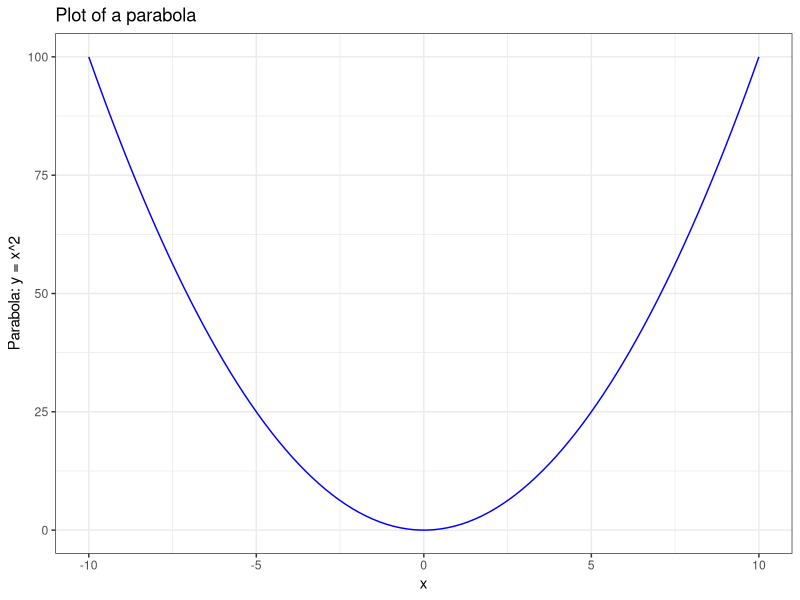
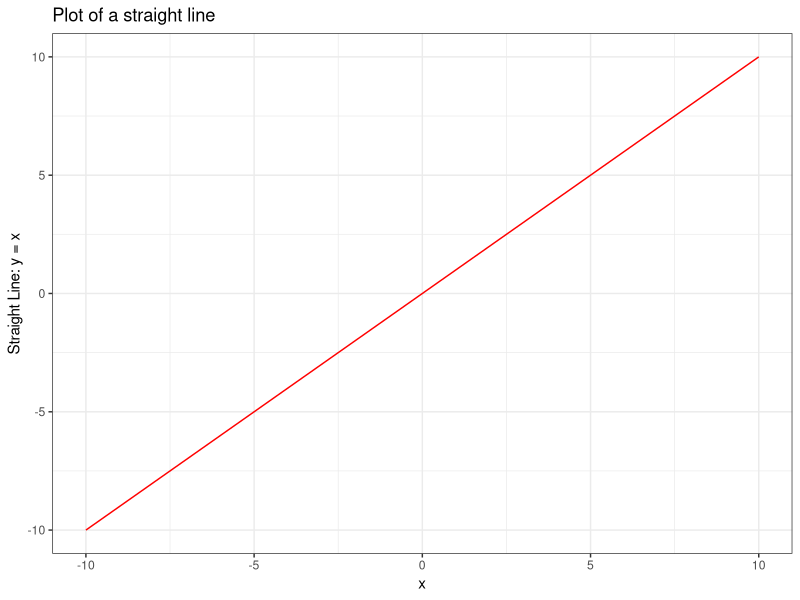
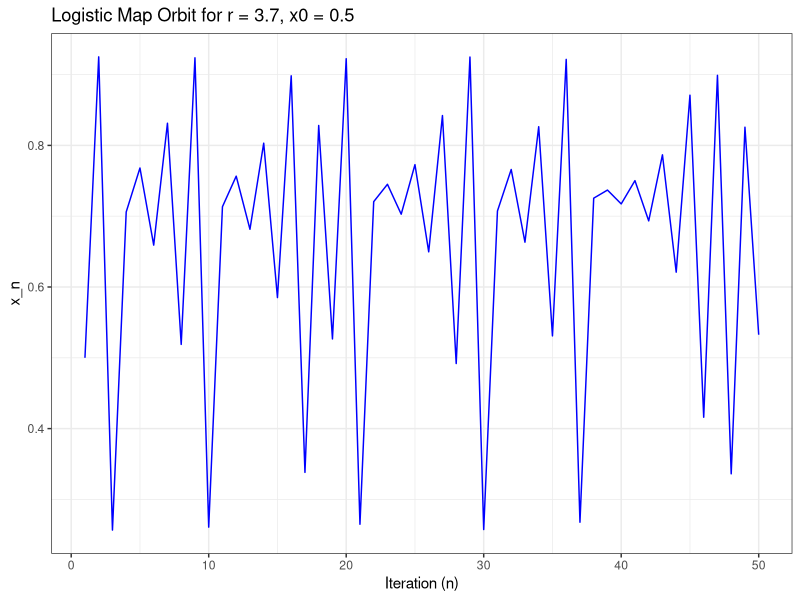
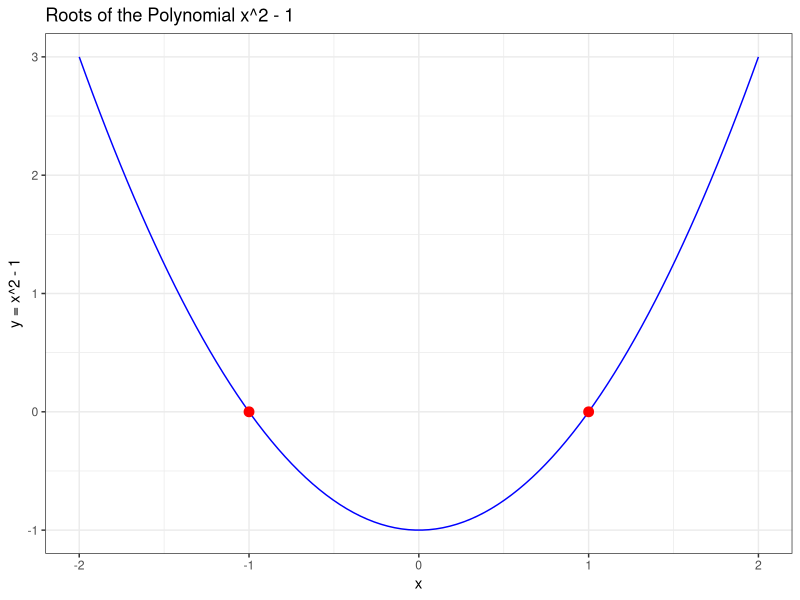
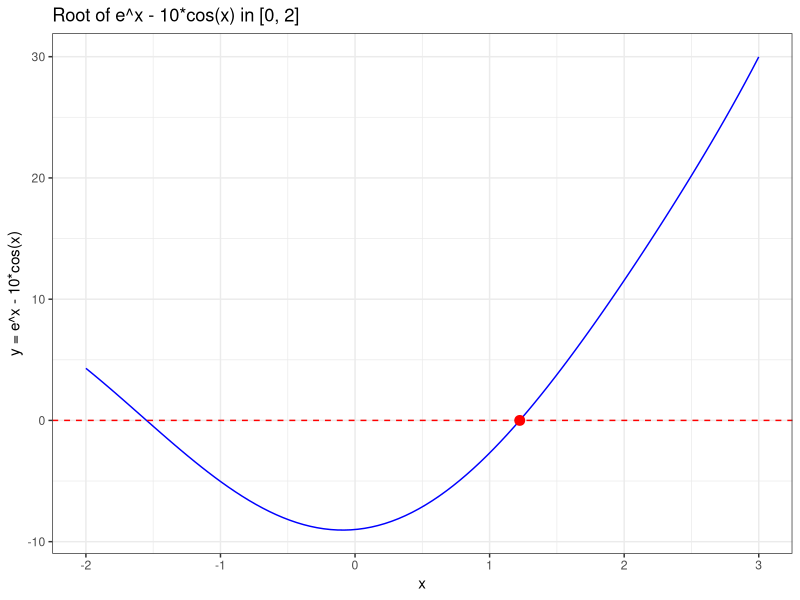

Here is the R script that generated these plots, in order:
## ---- chunk 1
   library(ggplot2)
## ---- chunk 2
   my_vector <- c(1, 2, 3, 4, 5)
   my_matrix <- matrix(1:9, nrow=3)
   my_data_frame <- data.frame(Name = c("Alice", "Bob"), Age = c(25, 30))
## ---- chunk 3
   parabola <- function(x) {
     return(x^2)
   }
## ---- chunk 4
   straight_line <- function(x, m=1, b=0) {
     return(m * x + b)
   }
## ---- chunk 5
   x_values <- seq(-10, 10, length.out = 100)
  datafr_parabola <- data.frame(x = x_values, y = parabola(x_values))
  datafr_line <- data.frame(x = x_values, y = straight_line(x_values, m=1, b=0))
   
   # Parabola plot
   ggplot(data = datafr_parabola, aes(x = x, y = y)) +
     geom_line(color = "blue") +
     xlab("x") +
     ylab("Parabola: y = x^2") +
     ggtitle("Plot of a parabola") +
     theme_bw()
   
   # Straight line plot
   ggplot(data = datafr_line, aes(x = x, y = y)) +
     geom_line(color = "red") +
     xlab("x") +
     ylab("Straight Line: y = x") +
     ggtitle("Plot of a straight line") +
     theme_bw()
## ---- chunk 6
   logistic_map <- function(r, x0, n) {
     x_values <- numeric(n)
     x_values[1] <- x0
     for (i in 2:n) {
       x_values[i] <- r * x_values[i-1] * (1 - x_values[i-1])
     }
     return(data.frame(n = 1:n, x = x_values))
   }
   
   # Example usage
   r_value <- 3.7
   x0_value <- 0.5
   n_iter <- 50
   
   orbit_data <- logistic_map(r_value, x0_value, n_iter)
   
   ggplot(orbit_data, aes(x = n, y = x)) +
     geom_line(color = "blue") +
     xlab("Iteration (n)") +
     ylab("x_n") +
     ggtitle("Logistic Map Orbit for r = 3.7, x0 = 0.5") +
     theme_bw()
## ---- chunk 7
   fixed_points <- polyroot(c(-1, 0, 1))
   print(fixed_points)
## ---- chunk 8
   x_values <- seq(-2, 2, length.out = 100)
   y_values <- x_values^2 - 1
   
   polynomial_curve_df <- data.frame(x = x_values, y = y_values)
   
   ggplot(data = polynomial_curve_df, aes(x = x, y = y)) +
     geom_line(color = "blue") +
     geom_point(data = data.frame(x = Re(fixed_points), y = 0), aes(x = x, y = y), color = "red", size = 3) +
     xlab("x") +
     ylab("y = x^2 - 1") +
     ggtitle("Roots of the Polynomial x^2 - 1") +
     theme_bw()
## ---- chunk 9
   dx_dt <- function(x) {
     exp(x) - 10 * cos(x)
   }
   
   fixed_point_0 <- uniroot(dx_dt, interval = c(0, 2))$root
   print(fixed_point_0)
## ---- chunk 10
   x_values <- seq(-2, 3, length.out = 100)
   y_values <- exp(x_values) - 10 * cos(x_values)
   
   non_polynomial_curve_df <- data.frame(x = x_values, y = y_values) 
   
   ggplot(data = non_polynomial_curve_df, aes(x = x, y = y)) +
      geom_line(color = "blue") +
      geom_hline(yintercept = 0, linetype = "dashed", color = "red") +
      annotate("point", x = fixed_point_0, y = 0, color = "red", size = 3) +
      xlab("x") +
      ylab("y = e^x - 10*cos(x)") +
      ggtitle("Root of e^x - 10*cos(x) in [0, 2]") +
      theme_bw()
